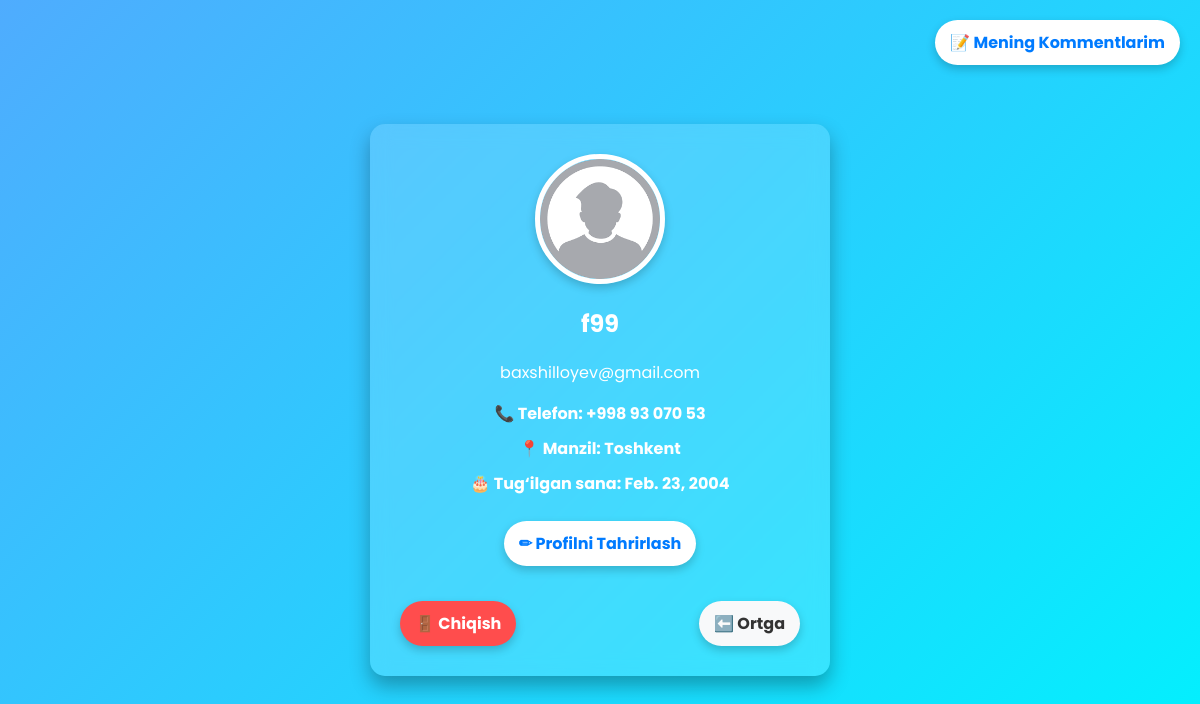
Before: /profile/ (signed in) with the older database file.
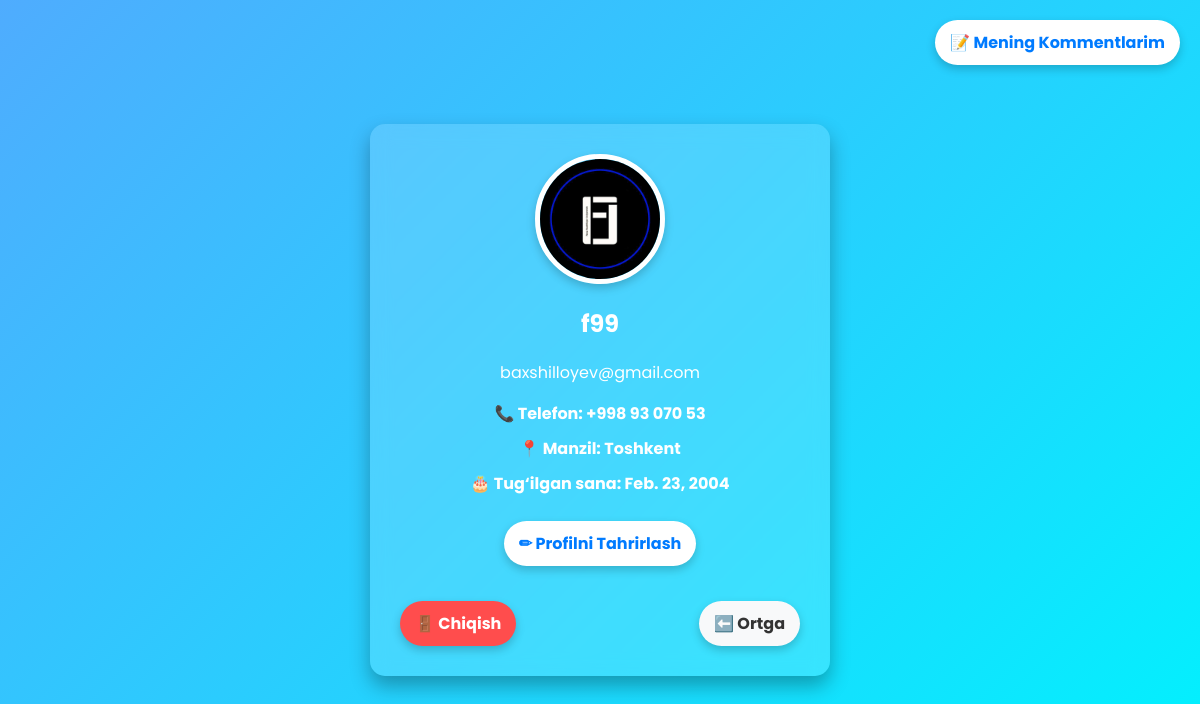
After: the same page with the newer database file.
### app/models.py (models this page shows, shortened)
class Profile(models.Model):
    user = models.OneToOneField(User, on_delete=models.CASCADE)
    phone = models.CharField(max_length=15, blank=True, null=True)
    address = models.TextField(blank=True, null=True)
    birth_date = models.DateField(blank=True, null=True)
    avatar = models.ImageField(upload_to='avatars/', default='images/default.png')

### app/views.py (the view)
# urls.py: path('profile/', profile_view, name='profile'),
@login_required
def profile_view(request):
    profile = Profile.objects.get(user=request.user)
    return render(request, 'profile.html', {'profile': profile})

### templates/profile.html (shortened to what this page needs)
<!DOCTYPE html>
<html lang="uz">
<head>
</head>
<body>
   <div class="top-right-buttons">
    <a href="{% url 'user_com' %}" class="top-right-button">📝 Mening Kommentlarim</a>
</div>
    <div class="profile-card">
        <div class="profile-header">
            <img src="{{ profile.avatar.url|default:'/media/images/default.png' }}" alt="Avatar" class="profile-avatar">
            <h2>{{ profile.user.username }}</h2>
            <p class="user-email">{{ profile.user.email }}</p>
        </div>
        <div class="profile-body">
            <p>📞 <strong>Telefon:</strong> {{ profile.phone|default:"Kiritilmagan" }}</p>
            <p>📍 <strong>Manzil:</strong> {{ profile.address|default:"Kiritilmagan" }}</p>
            <p>🎂 <strong>Tug‘ilgan sana:</strong> {{ profile.birth_date|default:"Kiritilmagan" }}</p>
            <a href="{% url 'edit' %}" class="animated-button">✏ Profilni Tahrirlash</a>
        </div>
        <div class="button-container">
            <a href="{% url 'logout' %}" class="animated-button logout-button">🚪 Chiqish</a>
            <a href="{% url 'index' %}" class="animated-button back-button">⬅️ Ortga</a>
        </div>
    </div>
</body>
</html>

Changed rows visible on the page:
changed Profile "Toshkent": avatar: picture added in place of a placeholder
